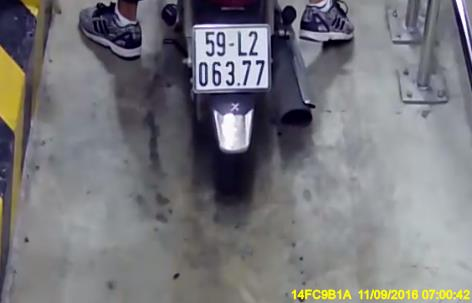
#> input picture polls/lp_extractor/data_plate/0000_05696_b.jpg, 472 x 303 px
$ python -i letter_segmentation.py   (imports and definitions only)
#> lines starting #> are read from the running program, lines starting #| are printed output that depends on the picture; after the words box and inside, x2 and y2 are one past the last pixel; in counts of white or black regions, pixels touching at a corner belong together
#> further down, picture is the input picture: shape (303, 472, 3); mean B, G, R 123.2, 118.6, 118.9
import cv2

LETTER_SHAPE = (30, 60) # w, h
PLATE_SHAPE = (300, 240)

class LetterSegmentor():
    def __init__(self, plate_shape=PLATE_SHAPE, letter_shape=LETTER_SHAPE, debug=False):
        self.plate_shape = plate_shape
        self.letter_shape = letter_shape
        self.debug = debug

    def setDebug(self, value):
        self.debug = value

    def isDebugging(self):
        return self.debug

    # Given an image of a plate, extract and returns the images of letter in it
    # @returns  (list_letters, x_letters, y_letters)
    # x_letters and y_letters are a corner's coordinate of letter images
    def extract_letter_img(self, in_img):
        gray = cv2.cvtColor(in_img, cv2.COLOR_BGR2GRAY)
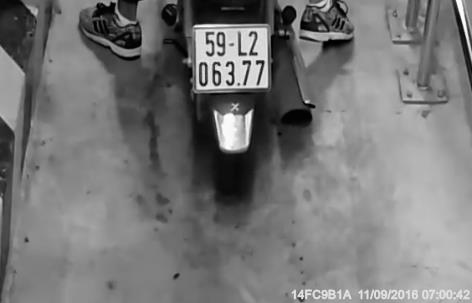
#> gray: shape (303, 472); min 1, max 254, mean 119.2

        if self.debug:
            cv2.imshow("gray", gray)
            cv2.waitKey(0)
            cv2.destroyAllWindows()

        # # filter
        # filtered = cv2.bilateralFilter(gray, 7, 15, 15)

        # # if self.debug:
        # #     cv2.imshow("filtered", filtered)
        # #     cv2.waitKey(0)
        # #     cv2.destroyAllWindows()

        # convert to black and white
        binary = cv2.adaptiveThreshold(gray, 255, cv2.ADAPTIVE_THRESH_GAUSSIAN_C, cv2.THRESH_BINARY, 11, 2)
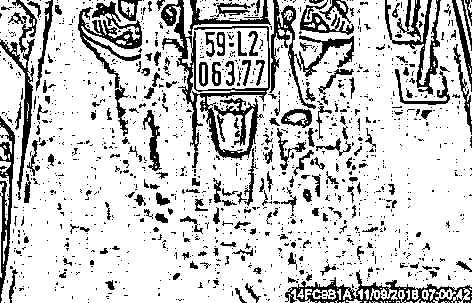
#> binary: shape (303, 472); 79.7% white; 1319 black regions (1132 under 20 px), largest, box (x1, y1, x2, y2) and area: (161, 0, 270, 168) 3456, (285, 270, 472, 303) 1764, (269, 0, 354, 109) 1666
        blurred = cv2.medianBlur(binary, 11)
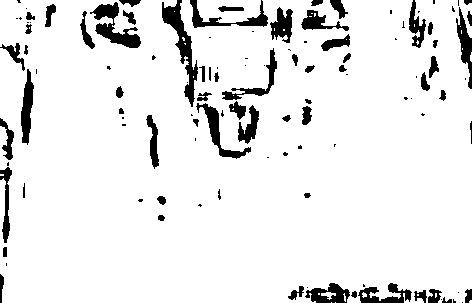
#> blurred: shape (303, 472); 91.4% white; 114 black regions (50 under 20 px), largest, box (x1, y1, x2, y2) and area: (162, 0, 198, 107) 1117, (90, 2, 141, 48) 915, (196, 103, 251, 159) 642
        eroded = cv2.erode(blurred, (2,2))
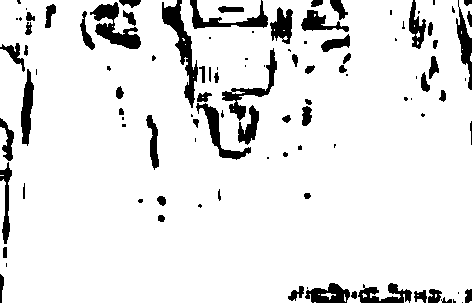
#> eroded: shape (303, 472); 90.4% white; 106 black regions (42 under 20 px), largest, box (x1, y1, x2, y2) and area: (162, 0, 198, 108) 1188, (90, 2, 141, 49) 1011, (222, 48, 277, 121) 781
        dilated = cv2.dilate(eroded, (3,3))
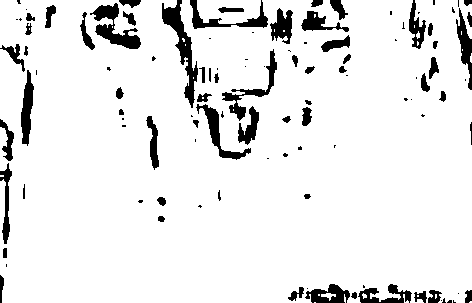
#> dilated: shape (303, 472); 91.3% white; 109 black regions (47 under 20 px), largest, box (x1, y1, x2, y2) and area: (162, 0, 198, 108) 1130, (90, 3, 141, 49) 918, (222, 49, 277, 121) 685
        if self.debug:
            cv2.imshow("binary", binary)
            cv2.imshow("blurred", blurred)
            cv2.imshow("erode", eroded)
            cv2.imshow("dilate", dilated)
            cv2.waitKey(0)
            cv2.destroyAllWindows()

        # detect edge
        edged = cv2.Canny(dilated, 30, 140)
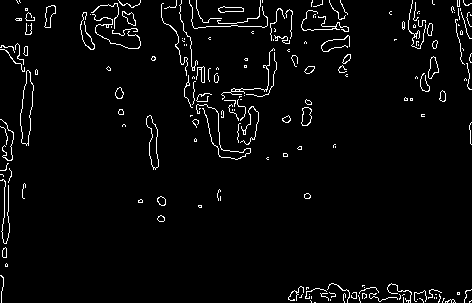
#> edged: shape (303, 472); 3.4% white in thin lines or dots

        if self.debug:
            cv2.imshow("edged image", edged)
            cv2.waitKey(0)
            cv2.destroyAllWindows()

        # find contours
        cnts,new = cv2.findContours(edged.copy(), cv2.RETR_LIST, cv2.CHAIN_APPROX_SIMPLE)
#> cnts = 241 contours, 195 with area under 20; largest, box (x1, y1, x2, y2) and area: (20, 70, 34, 146) 580, (20, 70, 34, 145) 577, (146, 115, 159, 170) 332, (146, 115, 159, 169) 330, (301, 107, 312, 126) 140; new = 241 rows, first 6: [1, -1, -1, -1], [2, 0, -1, -1], [3, 1, -1, -1], [4, 2, -1, -1], [5, 3, -1, -1], [6, 4, -1, -1]
        if self.debug:
            image1=in_img.copy()
            cv2.drawContours(image1,cnts,-1,(0,255,0),3)
            cv2.imshow("contours",image1)
            cv2.waitKey(0)
            cv2.destroyAllWindows()

        lw, uw, lh, uh = [10, 50, 35, 100] # lower wicth, upper width, lower height, upper height
        cnts = sorted(cnts, key=cv2.contourArea, reverse=True)[:15] # select top 15 contours sorted by area
#> cnts = 15 contours; largest, box (x1, y1, x2, y2) and area: (20, 70, 34, 146) 580, (20, 70, 34, 145) 577, (146, 115, 159, 170) 332, (146, 115, 159, 169) 330, (301, 107, 312, 126) 140

        list_letters = []
        x_letters = []
        y_letters = []
        visited = []
        min_h = int(0.3*(self.plate_shape[1]//2)) # minimum height is 60% of line
        for cntr in cnts:
            # get bounding box in rectangle
            x, y, w, h = cv2.boundingRect(cntr)
            if (x, y, w, h) in visited:
                continue
            ratio = h/w
            if 1.5 <= ratio <= 4.5 and h >= min_h and w > lw and w < uw and h > lh and h < uh: # if w and h in given range
            # if w > lw and w < uw and h > lh and h < uh: # if w and h in given range
                isInVisitedContour = False
                for cnt in visited:
                    if cnt[0] < x and x + w < cnt[0] + cnt[2] and cnt[1] < y and y + h < cnt[1] + cnt[3]: # current contour is completely inside a visited contour
                        isInVisitedContour = True
                        break

                if isInVisitedContour: # skip this time
                    continue

                if self.debug:
                    print(x, y, w, h)
                letter = dilated[y:y + h, x:x + w] # crop
                if self.debug:
                    cv2.imshow('letter', letter)
                    cv2.waitKey(0)
                letter = cv2.resize(letter, self.letter_shape) # resize
                letter = cv2.subtract(255, letter) # invert
                list_letters.append(letter) # append to list
                x_letters.append(x) # store position for later usage
                y_letters.append(y)
                visited.append((x, y, w, h))
#> this loop made 15 passes
#> (x, y, w, h, ratio) on passes 3 to 4: (146, 115, 13, 55, 4.23), (146, 115, 13, 54, 4.15)
#> (x, y, w, h, ratio) on passes 1, 2, 5, 6, 7, 8: (20, 70, 14, 76, 5.43), (20, 70, 14, 75, 5.36), (301, 107, 11, 19, 1.73), (44, 5, 12, 23, 1.92), (44, 5, 12, 23, 1.92), (301, 107, 11, 19, 1.73)
#> pass 3, in extract_letter_img, `letter = cv2.subtract(255, letter)`:
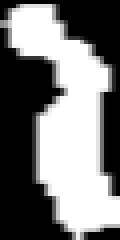
#> letter: shape (60, 30) (shown 4 times larger); min 0, max 255, mean 120.5
#> after the loop, list_letters = 2 items; visited = [(146, 115, 13, 55), (146, 115, 13, 54)]; x_letters = [146, 146]; y_letters = [115, 115]

        if self.debug:
            cv2.destroyAllWindows()

        return list_letters, x_letters, y_letters

    # function to crop plate given yolo format of bounding box
    # [94 lines left out: functions read_crop_plate_yolo, crop_split_plate_yolo, crop_split_plate, letter_segment_line, letter_segment, letter_segment_yolo, not called in this run]

>>> import cv2
>>> picture = cv2.imread('data_plate/0000_05696_b.jpg')
>>> result = LetterSegmentor().extract_letter_img(picture)

$ run again, on polls/lp_extractor/data_plate/0006_05286_b.jpg
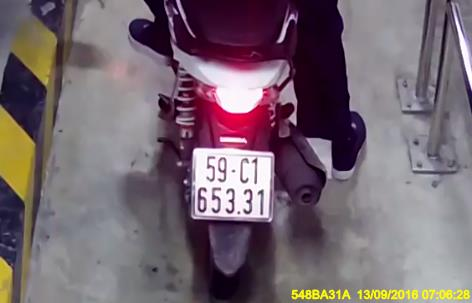
#> input picture polls/lp_extractor/data_plate/0006_05286_b.jpg, 472 x 303 px
#> picture is the input picture: shape (303, 472, 3); mean B, G, R 111.9, 103.4, 118.1
#> in extract_letter_img, `binary = cv2.adaptiveThreshold(gray, 255, cv2.ADAPTIVE_THRESH_GAUSSIAN..`:
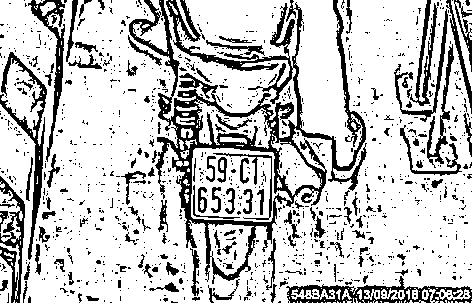
#> binary: shape (303, 472); 77.4% white; 1154 black regions (1013 under 20 px), largest, box (x1, y1, x2, y2) and area: (129, 0, 367, 284) 11961, (286, 276, 472, 303) 1750, (0, 52, 47, 260) 1679
#> blurred: shape (303, 472); 88.6% white; 136 black regions (71 under 20 px), largest, box (x1, y1, x2, y2) and area: (159, 77, 236, 227) 3121, (0, 179, 25, 303) 1194, (152, 0, 200, 74) 1170
#> eroded: shape (303, 472); 87.4% white; 127 black regions (61 under 20 px), largest, box (x1, y1, x2, y2) and area: (159, 77, 236, 228) 3348, (207, 101, 302, 237) 2426, (0, 179, 25, 303) 1286
#> dilated: shape (303, 472); 88.6% white; 129 black regions (67 under 20 px), largest, box (x1, y1, x2, y2) and area: (159, 78, 236, 228) 3141, (207, 102, 302, 237) 2223, (0, 180, 25, 303) 1198
#> edged: shape (303, 472); 4.1% white in thin lines or dots
#> in extract_letter_img, `cnts,new = cv2.findContours(edged.copy(), cv2.RETR_LIST, cv2.CHAIN_APP..`: cnts = 285 contours, 238 with area under 20; largest, box (x1, y1, x2, y2) and area: (346, 147, 362, 187) 217, (346, 147, 362, 187) 212, (208, 257, 239, 282) 196, (17, 119, 36, 140) 152, (17, 119, 36, 140) 138; new = 285 rows, first 6: [1, -1, -1, -1], [2, 0, -1, -1], [3, 1, -1, -1], [4, 2, -1, -1], [5, 3, -1, -1], [6, 4, -1, -1]
#> in extract_letter_img, `cnts = sorted(cnts, key=cv2.contourArea, reverse=True)[:15]`: cnts = 15 contours; largest, box (x1, y1, x2, y2) and area: (346, 147, 362, 187) 217, (346, 147, 362, 187) 212, (208, 257, 239, 282) 196, (17, 119, 36, 140) 152, (17, 119, 36, 140) 138
#> the loop in extract_letter_img, `for cntr in cnts:` made 15 passes
#> (x, y, w, h, ratio) on pass 1: (346, 147, 16, 40, 2.5)
#> pass 1, in extract_letter_img, `letter = cv2.subtract(255, letter)`:
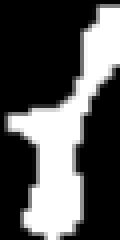
#> letter: shape (60, 30) (shown 4 times larger); min 0, max 255, mean 86.4
#> after the loop in extract_letter_img, `for cntr in cnts:`: list_letters = 1 item; visited = [(346, 147, 16, 40)]; x_letters = [346]; y_letters = [147]

$ run again, on polls/lp_extractor/data_plate/0031_07285_b.jpg
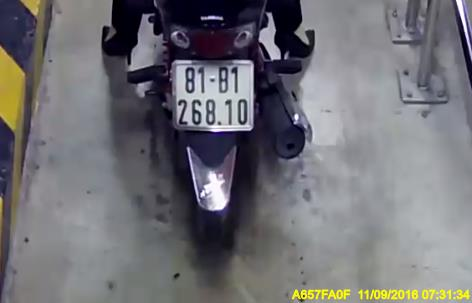
#> input picture polls/lp_extractor/data_plate/0031_07285_b.jpg, 472 x 303 px
#> picture is the input picture: shape (303, 472, 3); mean B, G, R 117.6, 112.8, 113.4
#> in extract_letter_img, `binary = cv2.adaptiveThreshold(gray, 255, cv2.ADAPTIVE_THRESH_GAUSSIAN..`:
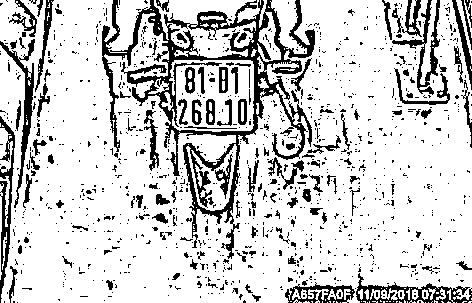
#> binary: shape (303, 472); 81% white; 1157 black regions (1027 under 20 px), largest, box (x1, y1, x2, y2) and area: (102, 0, 315, 259) 9845, (356, 273, 472, 303) 1121, (0, 116, 15, 303) 1036
#> blurred: shape (303, 472); 91.2% white; 118 black regions (61 under 20 px), largest, box (x1, y1, x2, y2) and area: (126, 0, 204, 137) 1932, (226, 0, 282, 121) 1625, (20, 69, 37, 149) 694
#> eroded: shape (303, 472); 90.2% white; 103 black regions (45 under 20 px), largest, box (x1, y1, x2, y2) and area: (126, 0, 204, 138) 2168, (226, 0, 282, 122) 1835, (186, 146, 211, 213) 748
#> dilated: shape (303, 472); 91.2% white; 110 black regions (52 under 20 px), largest, box (x1, y1, x2, y2) and area: (126, 0, 204, 138) 1961, (226, 0, 282, 122) 1707, (20, 70, 37, 150) 696
#> edged: shape (303, 472); 3.4% white in thin lines or dots
#> in extract_letter_img, `cnts,new = cv2.findContours(edged.copy(), cv2.RETR_LIST, cv2.CHAIN_APP..`: cnts = 253 contours, 215 with area under 20; largest, box (x1, y1, x2, y2) and area: (101, 30, 112, 60) 169, (101, 30, 112, 60) 167, (287, 108, 308, 145) 162, (293, 118, 308, 145) 144, (6, 46, 23, 66) 104; new = 253 rows, first 6: [1, -1, -1, -1], [2, 0, -1, -1], [3, 1, -1, -1], [4, 2, -1, -1], [5, 3, -1, -1], [6, 4, -1, -1]
#> in extract_letter_img, `cnts = sorted(cnts, key=cv2.contourArea, reverse=True)[:15]`: cnts = 15 contours; largest, box (x1, y1, x2, y2) and area: (101, 30, 112, 60) 169, (101, 30, 112, 60) 167, (287, 108, 308, 145) 162, (293, 118, 308, 145) 144, (6, 46, 23, 66) 104
#> the loop in extract_letter_img, `for cntr in cnts:` made 15 passes
#> (x, y, w, h, ratio) on pass 3: (287, 108, 21, 37, 1.76)
#> pass 3, in extract_letter_img, `letter = cv2.subtract(255, letter)`:
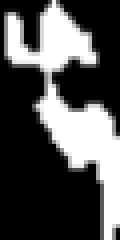
#> letter: shape (60, 30) (shown 4 times larger); min 0, max 255, mean 81.7
#> after the loop in extract_letter_img, `for cntr in cnts:`: list_letters = 1 item; visited = [(287, 108, 21, 37)]; x_letters = [287]; y_letters = [108]

$ run again, on polls/lp_extractor/data_plate/0047_03046_b.jpg
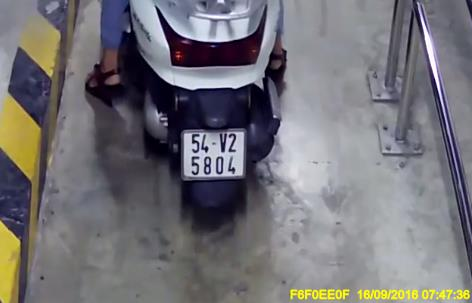
#> input picture polls/lp_extractor/data_plate/0047_03046_b.jpg, 472 x 303 px
#> picture is the input picture: shape (303, 472, 3); mean B, G, R 119.3, 114.7, 116.3
#> binary: shape (303, 472); 75.5% white; 1324 black regions (1153 under 20 px), largest, box (x1, y1, x2, y2) and area: (85, 0, 287, 224) 8227, (152, 0, 268, 67) 2716, (287, 189, 472, 303) 2284
#> blurred: shape (303, 472); 89.1% white; 165 black regions (91 under 20 px), largest, box (x1, y1, x2, y2) and area: (160, 16, 232, 78) 1161, (0, 213, 29, 303) 968, (237, 117, 263, 210) 860
#> eroded: shape (303, 472); 87.9% white; 151 black regions (74 under 20 px), largest, box (x1, y1, x2, y2) and area: (160, 16, 232, 79) 1279, (0, 201, 29, 303) 1034, (39, 0, 70, 83) 916
#> dilated: shape (303, 472); 89.1% white; 153 black regions (82 under 20 px), largest, box (x1, y1, x2, y2) and area: (160, 17, 232, 79) 1172, (0, 202, 29, 303) 987, (39, 0, 70, 83) 880
#> in extract_letter_img, `edged = cv2.Canny(dilated, 30, 140)`:
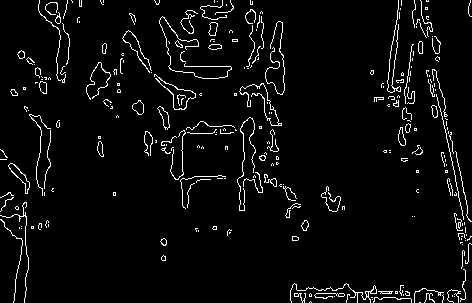
#> edged: shape (303, 472); 4.3% white in thin lines or dots
#> in extract_letter_img, `cnts,new = cv2.findContours(edged.copy(), cv2.RETR_LIST, cv2.CHAIN_APP..`: cnts = 325 contours, 279 with area under 20; largest, box (x1, y1, x2, y2) and area: (8, 163, 30, 194) 182, (8, 163, 30, 194) 162, (157, 106, 170, 130) 118, (157, 106, 170, 129) 112, (132, 100, 144, 115) 106; new = 325 rows, first 6: [1, -1, -1, -1], [2, 0, -1, -1], [3, 1, -1, -1], [4, 2, -1, -1], [5, 3, -1, -1], [6, 4, -1, -1]
#> in extract_letter_img, `cnts = sorted(cnts, key=cv2.contourArea, reverse=True)[:15]`: cnts = 15 contours; largest, box (x1, y1, x2, y2) and area: (8, 163, 30, 194) 182, (8, 163, 30, 194) 162, (157, 106, 170, 130) 118, (157, 106, 170, 129) 112, (132, 100, 144, 115) 106
#> the loop in extract_letter_img, `for cntr in cnts:` made 15 passes
#> (x, y, w, h, ratio) on passes 1 to 8: (8, 163, 22, 31, 1.41), (8, 163, 22, 31, 1.41), (157, 106, 13, 24, 1.85), (157, 106, 13, 23, 1.77), (132, 100, 12, 15, 1.25), (132, 100, 12, 15, 1.25), (208, 22, 10, 14, 1.4), (208, 22, 10, 14, 1.4)
#> after the loop in extract_letter_img, `for cntr in cnts:`: list_letters = []
#> result = ([], [], [])
